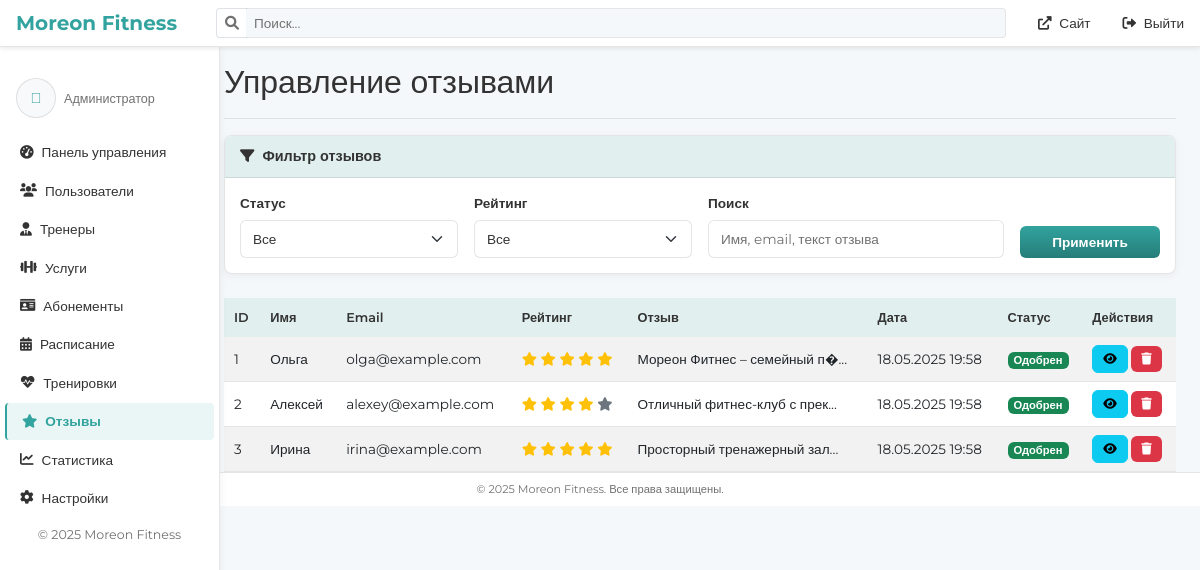
Screenshot of /admin/reviews.php (signed in) with the database file from the repository.
### tables this page shows
CREATE TABLE `reviews` (
  `id` int NOT NULL,
  `name` varchar(100) NOT NULL,
  `email` varchar(100) NOT NULL,
  `rating` int NOT NULL,
  `text` text NOT NULL,
  `status` enum('pending','approved','rejected') NOT NULL DEFAULT 'pending',
  `created_at` timestamp NOT NULL DEFAULT CURRENT_TIMESTAMP,
  `updated_at` timestamp NULL DEFAULT NULL ON UPDATE CURRENT_TIMESTAMP
);

### admin/reviews.php (the view, shortened to what this page needs)
<?php
require_once('includes/auth_check.php');
$search = isset($_GET['search']) ? $_GET['search'] : '';
$page = isset($_GET['page']) ? (int)$_GET['page'] : 1;
$perPage = 10;
$offset = ($page - 1) * $perPage;
$conditions = [];
$whereClause = !empty($conditions) ? "WHERE " . implode(" AND ", $conditions) : "";
$sql = "
    SELECT r.*
    FROM reviews r
    {$whereClause}
    ORDER BY r.created_at DESC
    LIMIT :offset, :perPage
";
$stmt = $pdo->prepare($sql);
$stmt->bindParam(':offset', $offset, PDO::PARAM_INT);
$stmt->bindParam(':perPage', $perPage, PDO::PARAM_INT);
$stmt->execute();
$reviews = $stmt->fetchAll();
include 'includes/header.php';
?>
<div class="container-fluid">
    <div class="row">
        <?php include 'includes/sidebar.php'; ?>
        <main class="col-md-9 ms-sm-auto col-lg-10 px-md-4">
            <div class="d-flex justify-content-between flex-wrap flex-md-nowrap align-items-center pt-3 pb-2 mb-3 border-bottom">
                <h1 class="h2">Управление отзывами</h1>
            </div>
            <div class="card mb-4">
                <div class="card-header">
                    <i class="fas fa-filter me-1"></i>
                    Фильтр отзывов
                </div>
                <div class="card-body">
                    <form action="" method="get" class="row g-3">
                        <div class="col-md-3">
                            <label for="filter-status" class="form-label">Статус</label>
                            <select id="filter-status" name="status" class="form-select">
                                <option value="">Все</option>
                            </select>
                        </div>
                        <div class="col-md-3">
                            <label for="filter-rating" class="form-label">Рейтинг</label>
                            <select id="filter-rating" name="rating" class="form-select">
                                <option value="">Все</option>
                            </select>
                        </div>
                        <div class="col-md-4">
                            <label for="filter-search" class="form-label">Поиск</label>
                            <input type="text" class="form-control" id="filter-search" name="search" placeholder="Имя, email, текст отзыва" value="<?= htmlspecialchars($search) ?>">
                        </div>
                        <div class="col-md-2 d-flex align-items-end">
                            <button type="submit" class="btn btn-primary w-100">Применить</button>
                        </div>
                    </form>
                </div>
            </div>
            <div class="table-responsive">
                <table class="table table-striped table-hover">
                    <thead>
                        <tr>
                            <th>ID</th>
                            <th>Имя</th>
                            <th>Email</th>
                            <th>Рейтинг</th>
                            <th>Отзыв</th>
                            <th>Дата</th>
                            <th>Статус</th>
                            <th>Действия</th>
                        </tr>
                    </thead>
                    <tbody>
                        <?php foreach ($reviews as $review): ?>
                        <tr class="<?= $review['status'] === 'pending' ? 'table-warning' : ($review['status'] === 'rejected' ? 'table-danger' : '') ?>">
                            <td><?= htmlspecialchars($review['id']) ?></td>
                            <td><?= htmlspecialchars($review['name']) ?></td>
                            <td><?= htmlspecialchars($review['email']) ?></td>
                            <td>
                                <div class="rating">
                                    <?php for ($i = 1; $i <= 5; $i++): ?>
                                        <i class="fas fa-star <?= $i <= $review['rating'] ? 'text-warning' : 'text-secondary' ?>"></i>
                                    <?php endfor; ?>
                                </div>
                            </td>
                            <td>
                                <?php
                                $text = $review['text'];
                                echo htmlspecialchars(strlen($text) > 50 ? substr($text, 0, 50) . '...' : $text);
                                ?>
                            </td>
                            <td><?= date('d.m.Y H:i', strtotime($review['created_at'])) ?></td>
                            <td>
                                <?php if ($review['status'] === 'approved'): ?>
                                    <span class="badge bg-success">Одобрен</span>
                                <?php elseif ($review['status'] === 'pending'): ?>
                                    <span class="badge bg-warning text-dark">Ожидает</span>
                                <?php else: ?>
                                    <span class="badge bg-danger">Отклонен</span>
                                <?php endif; ?>
                            </td>
                            <td class="action-buttons">
                                <button type="button" class="btn btn-sm btn-info view-review" data-bs-toggle="modal" data-bs-target="#viewReviewModal" data-review-id="<?= $review['id'] ?>">
                                    <i class="fas fa-eye"></i>
                                </button>
                                <button type="button" class="btn btn-sm btn-danger" data-bs-toggle="modal" data-bs-target="#deleteReviewModal" data-review-id="<?= $review['id'] ?>">
                                    <i class="fas fa-trash"></i>
                                </button>
                            </td>
                        </tr>
                        <?php endforeach; ?>
                    </tbody>
                </table>
            </div>
        </main>
    </div>
</div>
<?php include 'includes/footer.php'; ?>

### style/admin.css (style rules this page uses)
:root { --sidebar-width: 220px; --primary-color: #f5f8fa; --secondary-color: #e1f0ee; --accent-color: #32a39e; --accent-gradient: linear-gradient(180deg, #32a39e 0%, #267d79 100%); --light-bg: #ffffff; --text-color: #333333; --text-muted: #717171; --border-color: rgba(0, 0, 0, 0.1); --card-bg: #ffffff; --hover-bg: rgba(0, 0, 0, 0.05); --active-bg: rgba(50, 163, 158, 0.1); }
body { font-family: "Montserrat", sans-serif; background-color: var(--primary-color); color: var(--text-color); font-size: 0.9rem; }
h1, h2, h3, h4, h5, h6 { font-weight: 600; }
.card, .welcome-section, .admin-form, .admin-table { background: var(--card-bg); border-radius: 8px; border: 1px solid var(--border-color); box-shadow: 0 2px 8px rgba(0, 0, 0, 0.05); margin-bottom: 20px; overflow: hidden; }
.card-header { background-color: var(--secondary-color); border-bottom: 1px solid var(--border-color); color: var(--text-color); font-weight: 600; font-size: 0.9rem; padding: 10px 15px; }
.card-body { padding: 15px; }
.table { color: var(--text-color); margin-bottom: 0; font-size: 0.85rem; }
.table thead th { background-color: var(--secondary-color); color: var(--text-color); border-bottom: none; font-weight: 600; padding: 10px; font-size: 0.8rem; }
.table tbody td { border-color: var(--border-color); padding: 8px 10px; vertical-align: middle; }
.form-control, .form-select { background-color: var(--light-bg); border: 1px solid var(--border-color); color: var(--text-color); padding: 8px 12px; border-radius: 6px; font-size: 0.85rem; }
.form-control::placeholder { color: var(--text-muted); }
.form-label { color: var(--text-color); font-weight: 600; margin-bottom: 6px; font-size: 0.85rem; }
.btn { font-family: "Montserrat", sans-serif; border-radius: 6px; padding: 6px 14px; font-size: 0.85rem; font-weight: 600; transition: all 0.2s ease; }
.btn-primary { background: var(--accent-gradient); color: #ffffff; border: none; }
.btn-sm { padding: 4px 10px; font-size: 0.75rem; }
.btn-danger { background: #dc3545; color: #ffffff; border: none; }
.badge { font-weight: 600; font-size: 0.7rem; padding: 3px 6px; }

### rows the page displays
reviews: id "1", name "Ольга", email "olga@example.com", rating 5 (drawn), text "Мореон Фитнес – семейный п�...", created_at "18.05.2025 19:58", status "Одобрен"
reviews: id "2", name "Алексей", email "alexey@example.com", rating 4 (drawn), text "Отличный фитнес-клуб с прек...", created_at "18.05.2025 19:58", status "Одобрен"
reviews: id "3", name "Ирина", email "irina@example.com", rating 5 (drawn), text "Просторный тренажерный зал...", created_at "18.05.2025 19:58", status "Одобрен"

### other values shown
$roleLabels[$_SESSION['user_role']] "Администратор"
